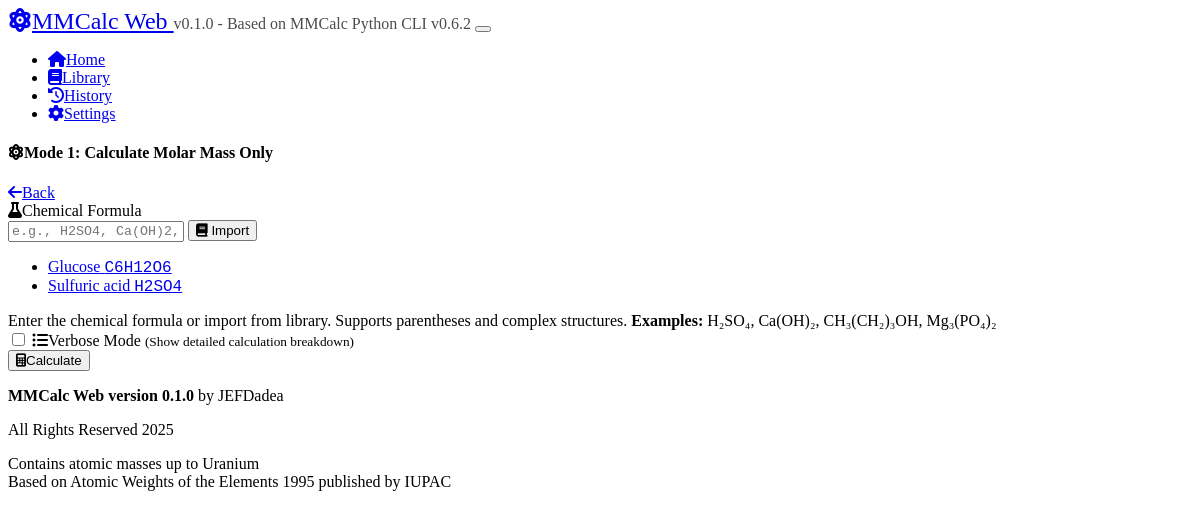
The page /calculate on the database as committed earlier.
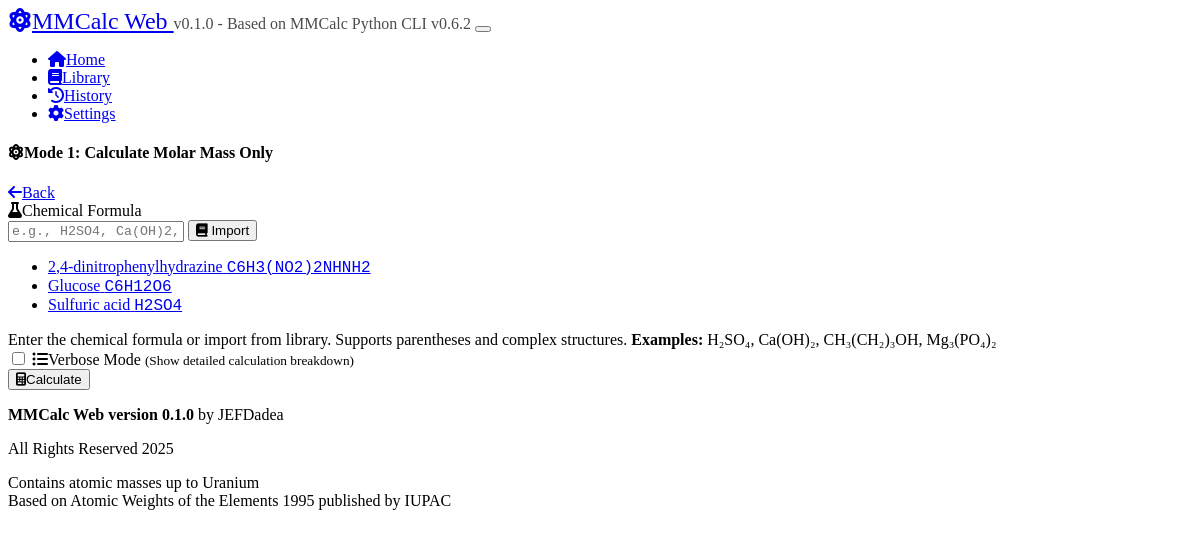
The same page on the database as committed later.
### models.py (models this page shows, shortened)
class SavedCompound(db.Model):
    id = db.Column(db.Integer, primary_key=True)
    name = db.Column(db.String(100), unique=True, nullable=False)
    formula = db.Column(db.String(200), nullable=False)
    molar_mass = db.Column(db.Float, nullable=False)
    created_at = db.Column(db.DateTime, default=db.func.current_timestamp())

### app.py (the view, shortened to what this page needs)
@app.route('/calculate', methods=['GET', 'POST'])
def calculate():
    if request.method == 'GET':
        mode = request.args.get('mode', '1')
        library_compounds = compound_library.get_all_compounds()
        default_unit = get_setting('default_unit', 'mmol')
        return render_template('calculate.html', mode=mode, library_compounds=library_compounds, default_unit=default_unit)

### app.py (called while the page is built)
def get_setting(key, default):
    setting = UserSettings.query.filter_by(setting_key=key).first()
    return setting.setting_value if setting else default

### compound_library.py (called while the page is built)
    def get_all_compounds(self):
        try:
            compounds = SavedCompound.query.order_by(SavedCompound.name).all()
            return [{
                'id': compound.id,
                'name': compound.name,
                'formula': compound.formula,
                'molar_mass': compound.molar_mass,
                'created_at': compound.created_at
            } for compound in compounds]
        except Exception as e:
            print(f"Error getting compounds: {e}")
            return []

### templates/calculate.html (shortened to what the changed rows need)
{% extends "base.html" %}
{% block content %}
<div class="container">
    <div class="row justify-content-center">
        <div class="col-lg-8">
            <div class="card mb-4">
                <div class="card-body">
                    <form method="POST">
                        <div class="mb-3">
                            <div class="input-group">
                                <ul class="dropdown-menu dropdown-menu-end" style="max-height: 300px; overflow-y: auto;">
                                    {% if library_compounds %}
                                        {% for compound_item in library_compounds %}
                                        <li>
                                            <a class="dropdown-item library-import" href="#"
                                               data-formula="{{ compound_item.formula }}"
                                               data-name="{{ compound_item.name }}">
                                                <div class="d-flex justify-content-between">
                                                    <span class="fw-semibold">{{ compound_item.name }}</span>
                                                    <span class="font-monospace text-muted">{{ compound_item.formula }}</span>
                                                </div>
                                            </a>
                                        </li>
                                        {% endfor %}
                                    {% else %}
                                        <li><span class="dropdown-item-text text-muted">No compounds in library</span></li>
                                    {% endif %}
                                </ul>
                            </div>
                        </div>
                    </form>
                </div>
            </div>
        </div>
    </div>
</div>
{% endblock %}

Rows that differ between the two databases and show on the page:
added SavedCompound: name "2,4-dinitrophenylhydrazine", formula "C6H3(NO2)2NHNH2"
